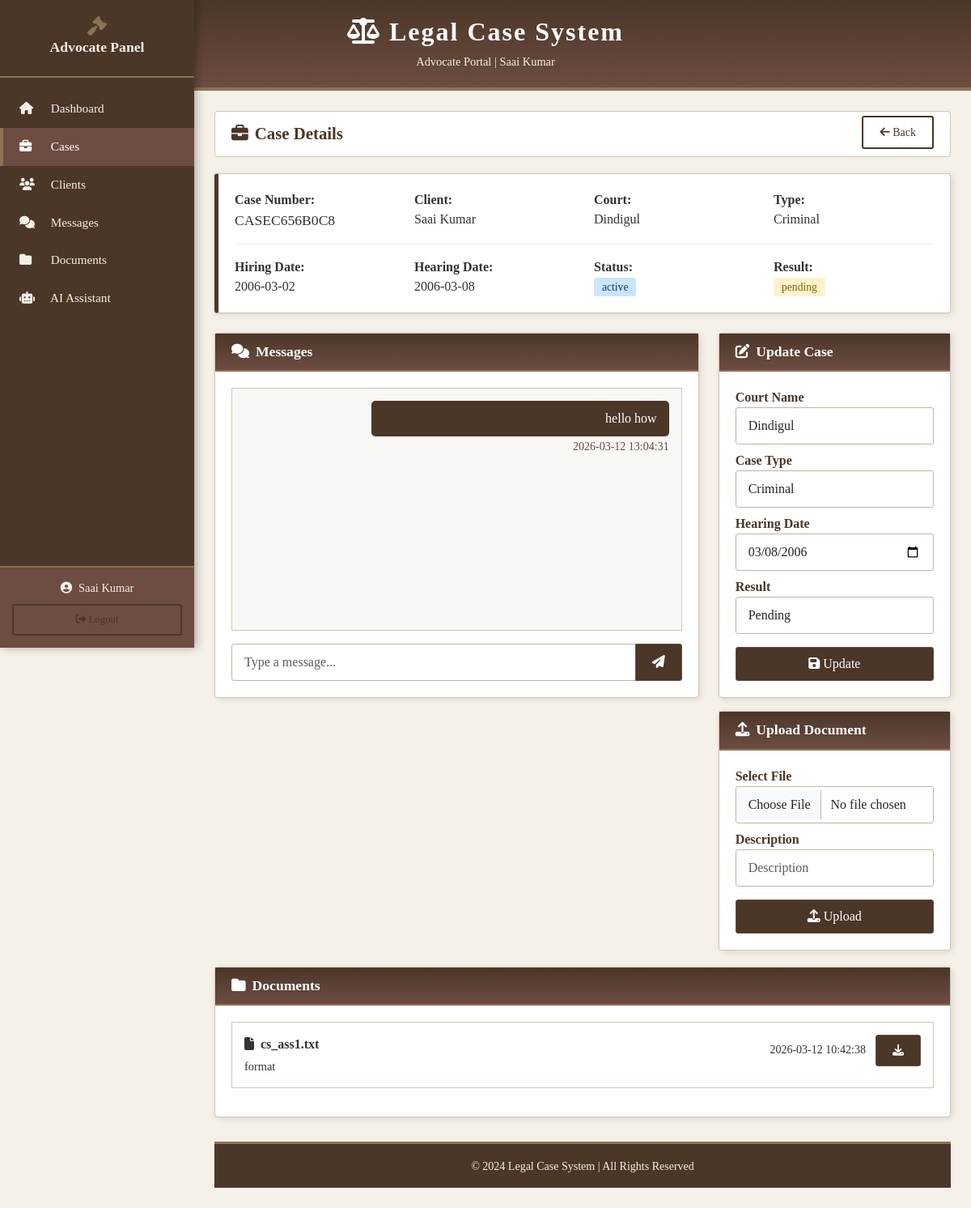
Page /advocate/case/1 (signed in) on the committed database.
### tables this page shows
CREATE TABLE clients (
        id INTEGER PRIMARY KEY AUTOINCREMENT,
        client_id TEXT UNIQUE NOT NULL,
        password TEXT NOT NULL,
        name TEXT NOT NULL,
        email TEXT UNIQUE NOT NULL,
        phone TEXT,
        address TEXT,
        created_at TIMESTAMP DEFAULT CURRENT_TIMESTAMP
    , aadhar_number TEXT, profile_image TEXT);

CREATE TABLE cases (
        id INTEGER PRIMARY KEY AUTOINCREMENT,
        case_number TEXT UNIQUE NOT NULL,
        client_id INTEGER NOT NULL,
        advocate_id INTEGER NOT NULL,
        court_name TEXT NOT NULL,
        case_type TEXT NOT NULL,
        hiring_date DATE NOT NULL,
        hearing_date DATE,
        case_result TEXT DEFAULT 'pending',
        description TEXT,
        status TEXT DEFAULT 'active',
        created_at TIMESTAMP DEFAULT CURRENT_TIMESTAMP,
        FOREIGN KEY (client_id) REFERENCES clients(id),
        FOREIGN KEY (advocate_id) REFERENCES advocates(id)
    );

CREATE TABLE messages (
        id INTEGER PRIMARY KEY AUTOINCREMENT,
        sender_type TEXT NOT NULL,
        sender_id INTEGER NOT NULL,
        receiver_type TEXT NOT NULL,
        receiver_id INTEGER NOT NULL,
        case_id INTEGER,
        message_text TEXT NOT NULL,
        message_type TEXT DEFAULT 'text',
        file_path TEXT,
        is_read BOOLEAN DEFAULT 0,
        created_at TIMESTAMP DEFAULT CURRENT_TIMESTAMP,
        FOREIGN KEY (case_id) REFERENCES cases(id)
    );

CREATE TABLE documents (
        id INTEGER PRIMARY KEY AUTOINCREMENT,
        case_id INTEGER NOT NULL,
        uploaded_by_type TEXT NOT NULL,
        uploaded_by_id INTEGER NOT NULL,
        file_name TEXT NOT NULL,
        file_path TEXT NOT NULL,
        file_type TEXT,
        description TEXT,
        created_at TIMESTAMP DEFAULT CURRENT_TIMESTAMP,
        FOREIGN KEY (case_id) REFERENCES cases(id)
    );

### app.py (the view, shortened to what this page needs)
@app.route('/advocate/case/<int:case_id>', methods=['GET', 'POST'])
@login_required
def advocate_case_detail(case_id):
    if session['user_type'] != 'advocate':
        return redirect(url_for('login'))
    conn = get_db_connection()
    case = conn.execute('''SELECT c.*, cl.name as client_name, cl.email as client_email, cl.phone as client_phone
        FROM cases c JOIN clients cl ON c.client_id = cl.id
        WHERE c.id = ? AND c.advocate_id = ?''', (case_id, session['user_id'])).fetchone()
    documents = conn.execute('SELECT * FROM documents WHERE case_id = ?', (case_id,)).fetchall()
    messages = conn.execute('''SELECT * FROM messages WHERE case_id = ? ORDER BY created_at DESC''', (case_id,)).fetchall()
    conn.close()
    return render_template('advocate_case_detail.html', case=case, documents=documents, messages=messages)

### templates/advocate_case_detail.html (shortened to what this page needs)
{% extends "base.html" %}
{% block content %}
<div class="trad-header">
    <h1><i class="fas fa-balance-scale"></i> Legal Case System</h1>
    <div class="subtitle">Advocate Portal | {{ session['user_name'] }}</div>
</div>
<div class="trad-sidebar">
    <div class="trad-sidebar-header">
        <i class="fas fa-gavel"></i>
        <h4>Advocate Panel</h4>
    </div>
    <div class="trad-sidebar-menu">
        <a href="{{ url_for('advocate_dashboard') }}">
            <i class="fas fa-home"></i> Dashboard
        </a>
        <a href="{{ url_for('advocate_cases') }}" class="active">
            <i class="fas fa-briefcase"></i> Cases
        </a>
        <a href="{{ url_for('advocate_clients') }}">
            <i class="fas fa-users"></i> Clients
        </a>
        <a href="{{ url_for('advocate_messages') }}">
            <i class="fas fa-comments"></i> Messages
        </a>
        <a href="{{ url_for('advocate_documents') }}">
            <i class="fas fa-folder"></i> Documents
        </a>
        <a href="{{ url_for('ai_assistant') }}">
            <i class="fas fa-robot"></i> AI Assistant
        </a>
    </div>
    <div class="trad-sidebar-user">
        <div class="user-name">
            <i class="fas fa-user-circle me-2"></i>{{ session['user_name'] }}
        </div>
        <a href="{{ url_for('logout') }}" class="btn btn-sm btn-trad-outline w-100 mt-2" style="font-size:0.8rem;">
            <i class="fas fa-sign-out-alt"></i> Logout
        </a>
    </div>
</div>
<div class="trad-main">
    <div class="trad-page-header">
        <h2><i class="fas fa-briefcase me-2"></i>Case Details</h2>
        <a href="{{ url_for('advocate_cases') }}" class="btn btn-trad-outline btn-sm" style="float:right; margin-top:-35px;">
            <i class="fas fa-arrow-left"></i> Back
        </a>
    </div>
    {% if case %}
    <div class="trad-card mb-4" style="border-left:5px solid var(--primary-brown);">
        <div class="trad-card-body">
            <div class="row">
                <div class="col-md-3">
                    <strong>Case Number:</strong><br>
                    <span style="font-size:1.1rem;">{{ case.case_number }}</span>
                </div>
                <div class="col-md-3">
                    <strong>Client:</strong><br>
                    {{ case.client_name }}
                </div>
                <div class="col-md-3">
                    <strong>Court:</strong><br>
                    {{ case.court_name }}
                </div>
                <div class="col-md-3">
                    <strong>Type:</strong><br>
                    {{ case.case_type }}
                </div>
            </div>
            <hr style="border-color:#d4c4b0;">
            <div class="row">
                <div class="col-md-3">
                    <strong>Hiring Date:</strong><br>
                    {{ case.hiring_date }}
                </div>
                <div class="col-md-3">
                    <strong>Hearing Date:</strong><br>
                    {{ case.hearing_date or 'Not set' }}
                </div>
                <div class="col-md-3">
                    <strong>Status:</strong><br>
                    <span class="status-{{ case.status }}">{{ case.status }}</span>
                </div>
                <div class="col-md-3">
                    <strong>Result:</strong><br>
                    <span class="status-{{ case.case_result }}">{{ case.case_result }}</span>
                </div>
            </div>
        </div>
    </div>
    <div class="row">
        <div class="col-md-8">
            <div class="trad-card">
                <div class="trad-card-header">
                    <h4><i class="fas fa-comments me-2"></i>Messages</h4>
                </div>
                <div class="trad-card-body">
                    <div class="trad-chat-container" style="min-height:300px;">
                        {% for msg in messages %}
                        <div class="trad-chat-message {% if msg.sender_type == 'advocate' %}trad-chat-sent{% else %}trad-chat-received{% endif %}">
                            <div class="trad-chat-bubble">
                                {{ msg.message_text }}
                            </div>
                            <small style="color:var(--secondary-brown);">{{ msg.created_at }}</small>
                        </div>
                        {% endfor %}
                    </div>
                    <form method="POST" class="mt-3">
                        <div class="input-group">
                            <input type="text" name="message_text" class="form-control trad-form-control" placeholder="Type a message..." required>
                            <button type="submit" class="btn btn-trad">
                                <i class="fas fa-paper-plane"></i>
                            </button>
                        </div>
                    </form>
                </div>
            </div>
        </div>
        <div class="col-md-4">
            <div class="trad-card mb-3">
                <div class="trad-card-header">
                    <h4><i class="fas fa-edit me-2"></i>Update Case</h4>
                </div>
                <div class="trad-card-body">
                    <form method="POST">
                        <div class="mb-2">
                            <label class="trad-label">Court Name</label>
                            <input type="text" class="form-control trad-form-control" name="court_name" value="{{ case.court_name }}" required>
                        </div>
                        <div class="mb-2">
                            <label class="trad-label">Case Type</label>
                            <select class="form-control trad-form-control" name="case_type" required>
                                <option value="Criminal" {% if case.case_type=='Criminal' %}selected{% endif %}>Criminal</option>
                            </select>
                        </div>
                        <div class="mb-2">
                            <label class="trad-label">Hearing Date</label>
                            <input type="date" class="form-control trad-form-control" name="hearing_date" value="{{ case.hearing_date }}">
                        </div>
                        <div class="mb-3">
                            <label class="trad-label">Result</label>
                            <select class="form-control trad-form-control" name="case_result" required>
                                <option value="pending" {% if case.case_result=='pending' %}selected{% endif %}>Pending</option>
                            </select>
                        </div>
                        <button type="submit" class="btn btn-trad w-100">
                            <i class="fas fa-save"></i> Update
                        </button>
                    </form>
                </div>
            </div>
            <div class="trad-card">
                <div class="trad-card-header">
                    <h4><i class="fas fa-upload me-2"></i>Upload Document</h4>
                </div>
                <div class="trad-card-body">
                    <form method="POST" enctype="multipart/form-data">
                        <div class="mb-2">
                            <label class="trad-label">Select File</label>
                            <input type="file" class="form-control trad-form-control" name="file" required>
                        </div>
                        <div class="mb-3">
                            <label class="trad-label">Description</label>
                            <input type="text" class="form-control trad-form-control" name="description" placeholder="Description">
                        </div>
                        <button type="submit" class="btn btn-trad w-100">
                            <i class="fas fa-upload"></i> Upload
                        </button>
                    </form>
                </div>
            </div>
        </div>
    </div>
    <div class="trad-card">
        <div class="trad-card-header">
            <h4><i class="fas fa-folder me-2"></i>Documents</h4>
        </div>
        <div class="trad-card-body">
            {% if documents %}
            {% for doc in documents %}
            <div class="trad-doc-card">
                <div class="row">
                    <div class="col-md-8">
                        <strong><i class="fas fa-file me-2"></i>{{ doc.file_name }}</strong>
                        <p style="margin:5px 0 0; font-size:0.9rem;">{{ doc.description or 'No description' }}</p>
                    </div>
                    <div class="col-md-4 text-end">
                        <small>{{ doc.created_at }}</small>
                        <a href="{{ url_for('download_document', doc_id=doc.id) }}" class="btn btn-sm btn-trad ms-2">
                            <i class="fas fa-download"></i>
                        </a>
                    </div>
                </div>
            </div>
            {% endfor %}
            {% else %}
            <div class="empty-state">
                <i class="fas fa-folder-open"></i>
                <p>No documents</p>
            </div>
            {% endif %}
        </div>
    </div>
    {% else %}
    <div class="alert alert-danger">Case not found</div>
    {% endif %}
    <div class="trad-footer">
        <small>&copy; 2024 Legal Case System | All Rights Reserved</small>
    </div>
</div>
{% endblock %}

### rows in the picture
clients: user_name "Saai Kumar", client_name "Saai Kumar"
cases: case_number "CASEC656B0C8", court_name "Dindigul", case_type "Criminal", hiring_date "2006-03-02", hearing_date "2006-03-08", status "active", case_result "pending", hearing_date "03/08/2006", case_result "Pending"
messages: message_text "hello how", created_at "2026-03-12 13:04:31"
documents: file_name "cs_ass1.txt", description "format", created_at "2026-03-12 10:42:38"
